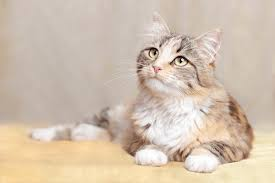
#> input picture python/opencv/photos/cat_large.jpg, 275 x 183 px, found by its file name
$ python contour.py
#> lines starting #> are read from the running program, lines starting #| are printed output that depends on the picture; after the words box and inside, x2 and y2 are one past the last pixel; in counts of white or black regions, pixels touching at a corner belong together
import cv2 as cv
import numpy as np

image=cv.imread(r"C:\Users\kkamb\OneDrive\Desktop\code_learn\python\opencv\photos\cat_large.jpg");
#> image is the input picture: shape (183, 275, 3); mean B, G, R 175.6, 193.4, 210.4

#converting an image into greyscale
grey=cv.cvtColor(image,cv.COLOR_BGR2GRAY)
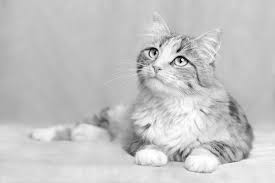
#> grey: shape (183, 275); min 3, max 255, mean 196.5
cv.imshow('Grey',grey)

#converting an image into blur
blur=cv.GaussianBlur(grey,(5,5),1)
print(blur)
#> (printed output is left out)
cv.imshow('Blur',blur);

#converting an image into edge detection
edge=cv.Canny(blur,10,10);
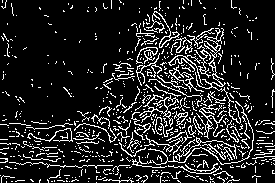
#> edge: shape (183, 275); 14% white in thin lines or dots
print(edge)
#> (printed output is left out)
cv.imshow('Edge',edge);

#find contours
contours,hierarchy=cv.findContours(edge,cv.RETR_TREE,cv.CHAIN_APPROX_NONE)
#> contours = 690 contours, 663 with area under 20; largest, box (x1, y1, x2, y2) and area: (169, 65, 204, 92) 171, (195, 28, 241, 124) 152, (139, 94, 179, 127) 146, (173, 70, 193, 85) 126, (148, 101, 254, 165) 123
# print(contours)
# cv.imshow("Coutours", contours);

cv.waitKey(0);

$ run again, with python/opencv/photos/Elon_Musk_Royal_Society_crop.jpg copied over python/opencv/photos/cat_large.jpg
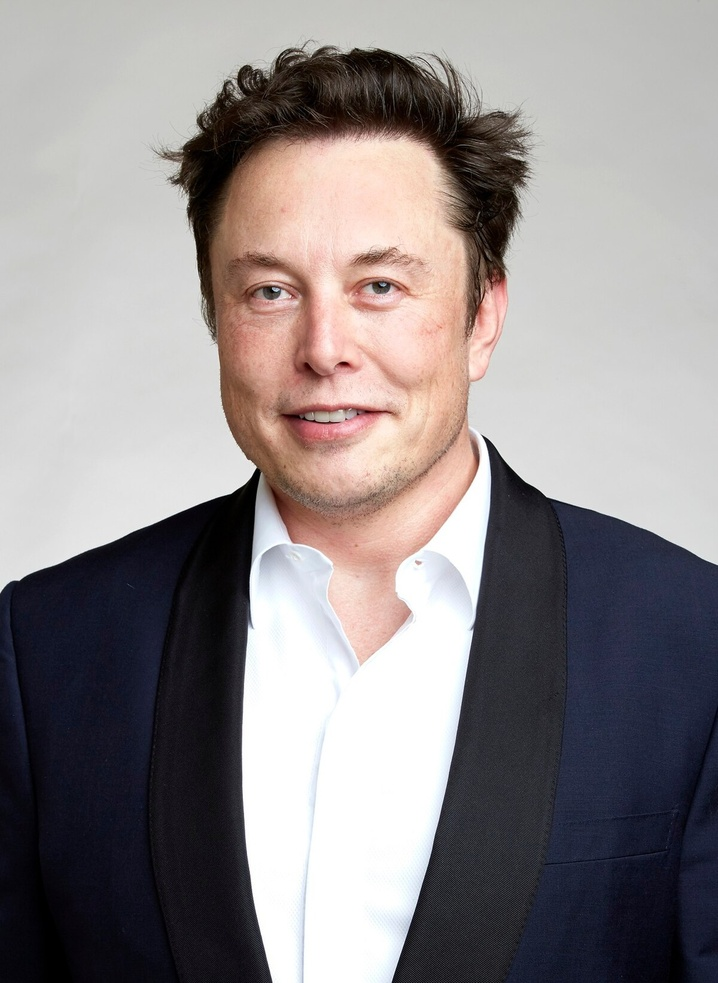
#> input picture python/opencv/photos/Elon_Musk_Royal_Society_crop.jpg, 718 x 983 px, shrunk from 1200 x 1642 before the run, found by its file name
#> image is the input picture: shape (983, 718, 3); mean B, G, R 137.7, 136.8, 142.9
#> `grey=cv.cvtColor(image,cv.COLOR_BGR2GRAY)`:
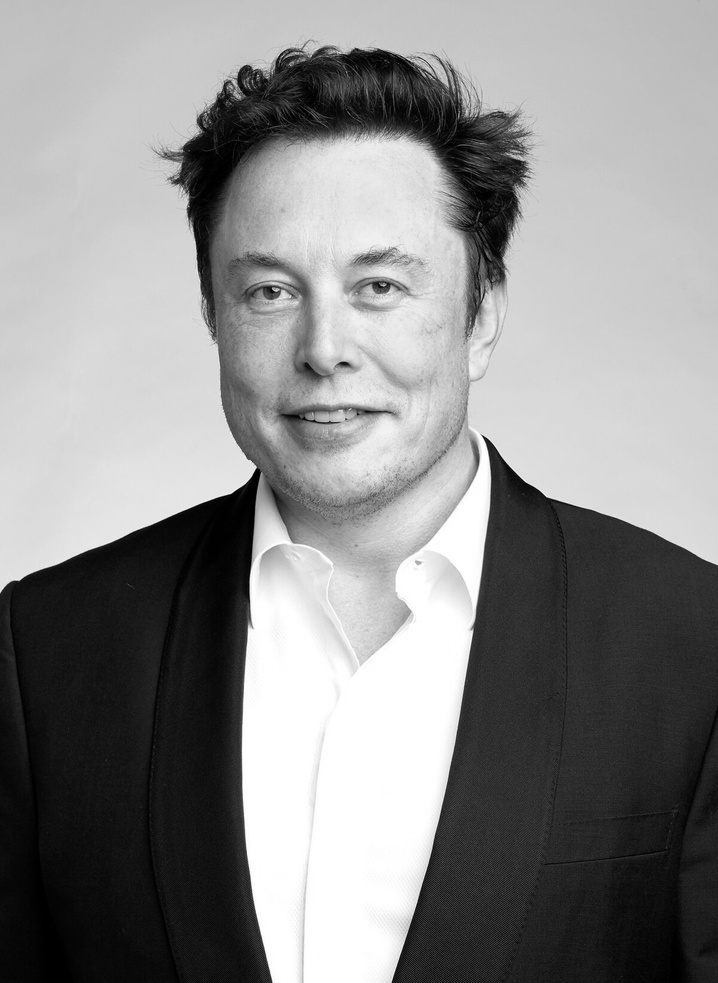
#> grey: shape (983, 718); min 0, max 255, mean 138.7
#> (printed output is left out)
#> `edge=cv.Canny(blur,10,10);`:
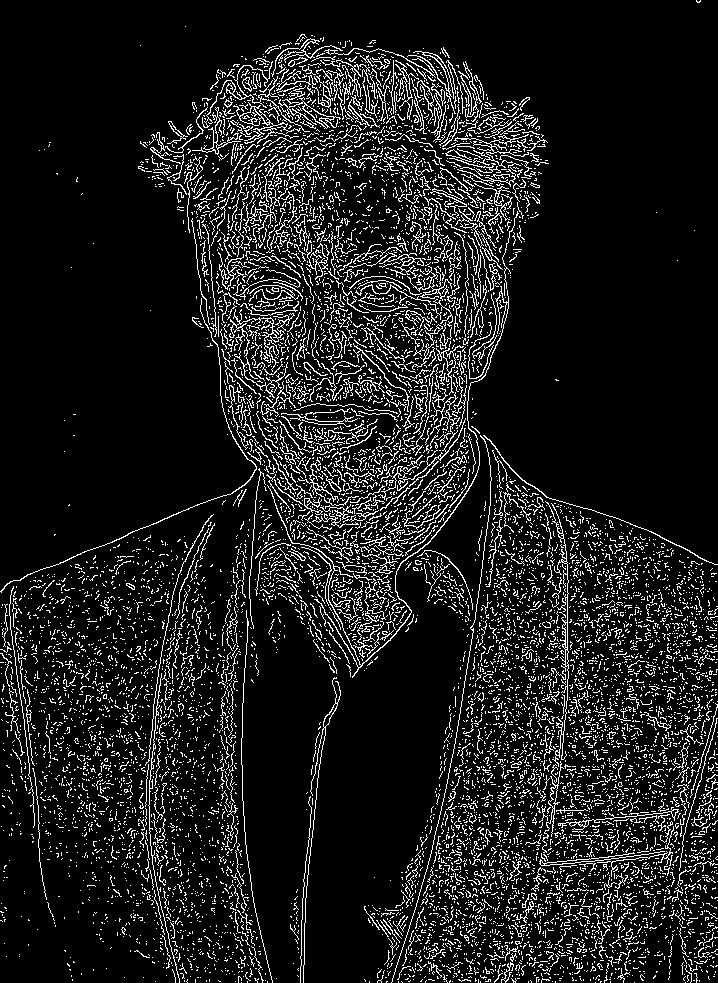
#> edge: shape (983, 718); 10.9% white in thin lines or dots
#> (printed output is left out)
#> contours = 9848 contours, 9708 with area under 20; largest, box (x1, y1, x2, y2) and area: (202, 61, 310, 144) 458, (278, 85, 341, 129) 322, (378, 392, 466, 500) 307, (229, 309, 295, 372) 284, (267, 286, 509, 678) 265
